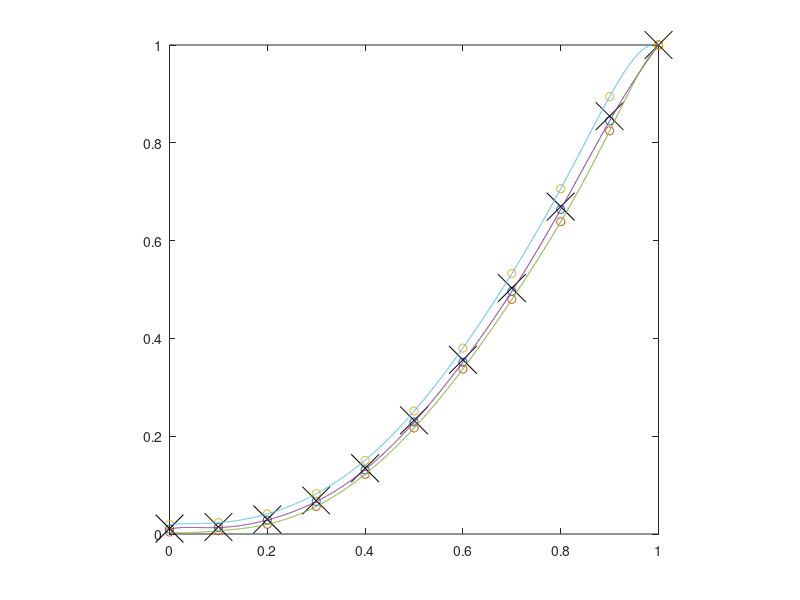
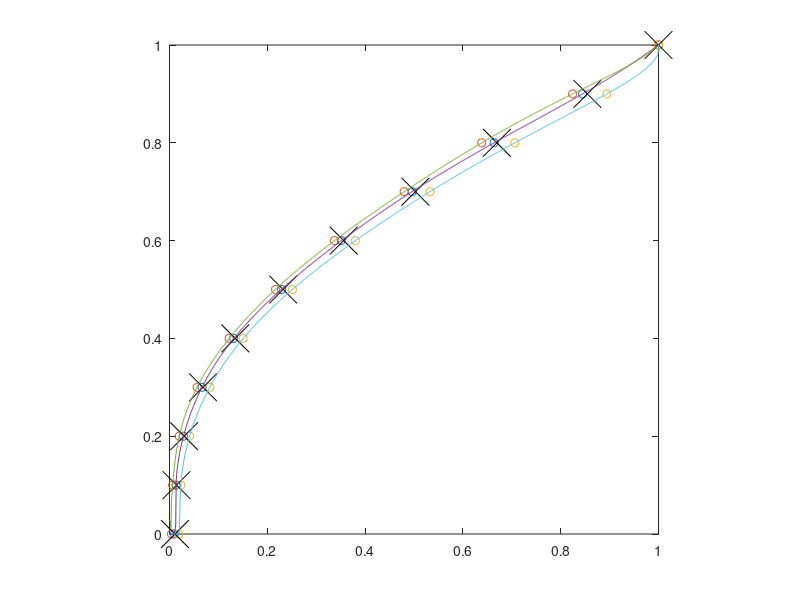

The MATLAB source for these figures, in order:
function process_060721_scanner;% calibrationload necLCDDisplayGamma060721data = necLCDDisplayGamma;x = data{1}.vRawData.x(:);y = [data{1}.vRawData.y(:) data{2}.vRawData.y(:) data{3}.vRawData.y(:)];y = y./ (ones(size(y,1),1)*max(y));% fit polynomialxint = linspace(0,1,1024)';Npoly=9;for n=1:3,    p{n} = polyfit(x,y(:,n),Npoly);    yint(:,n) = polyval(p{n},xint)/polyval(p{n},1);end;    % invertcmapMax = 1023;gamma = zeros(cmapMax+1,3);precise = (0:0.01:cmapMax)'/cmapMax; for jj = 1:3	tmp = polyval(p{jj},precise)/polyval(p{jj},1);	for ii=0:cmapMax;		[junk placetmp] = min(abs(ii/cmapMax-tmp));		gamma(ii+1,jj) = precise(placetmp);	endendgamma(gamma>1)=1;gamma(gamma<0)=0;% plot gammafigure(1);clf;X = [0:255]'./255;plot(x,y,'o');hold on;plot(x,mean(y,2),'kx','MarkerSize',20);hold on;plot(xint,yint);axis([0 1 0 1]);axis square;% plot inverted gammafigure(2);clf;plot(y,x,'o');hold on;plot(mean(y,2),x,'kx','MarkerSize',20);hold on;plot(xint,gamma);axis([0 1 0 1]);axis square;yint(yint>1)=1;yint(yint<0)=0;gammaTable = round(gamma.*cmapMax);save('gamma.mat','gamma','gammaTable');return